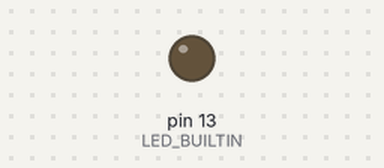
The sketch below on a simulated Arduino Uno, built with avr-gcc and run on an emulated ATmega328P. Parts: output pins drawn as LEDs (lit = HIGH).

Above: at 1.3 s.
At 3.5 s:
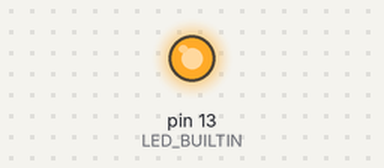
Timing chart, 0 to 8.8 s (numbered marks = the images above):
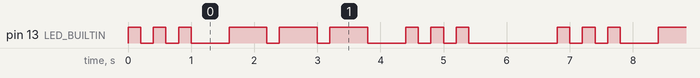

Measured:
- by itself, pin 13 (LED_BUILTIN): repeats every 6.8 s: 2 × (LOW 0.20 s, HIGH 0.20 s), LOW 0.60 s, 2 × (HIGH 0.60 s, LOW 0.20 s), HIGH 0.60 s, LOW 0.60 s, 2 × (HIGH 0.20 s, LOW 0.20 s), HIGH 0.20 s, LOW 1.4 s, HIGH 0.20 s
- by itself, everything shown: repeats every 6.8 s, in 18 steps

The sketch:

sos_blink.ino
```cpp
// SOS in Morse code on the Arduino UNO R4 Minima built-in LED.
// S = ...  O = ---  S = ...

constexpr unsigned long UNIT_MS = 200;

void blinkSymbol(unsigned long onUnits) {
  digitalWrite(LED_BUILTIN, HIGH);
  delay(onUnits * UNIT_MS);
  digitalWrite(LED_BUILTIN, LOW);

  // Every Morse symbol is followed by a one-unit gap.
  delay(UNIT_MS);
}

void blinkLetter(const char *pattern) {
  for (const char *symbol = pattern; *symbol != '\0'; ++symbol) {
    blinkSymbol(*symbol == '.' ? 1 : 3);
  }
}

void letterGap() {
  // blinkSymbol() already supplied the first of the three gap units.
  delay(2 * UNIT_MS);
}

void wordGap() {
  // blinkSymbol() already supplied the first of the seven gap units.
  delay(6 * UNIT_MS);
}

void setup() {
  pinMode(LED_BUILTIN, OUTPUT);
  digitalWrite(LED_BUILTIN, LOW);
}

void loop() {
  blinkLetter("...");
  letterGap();

  blinkLetter("---");
  letterGap();

  blinkLetter("...");
  wordGap();
}
```
